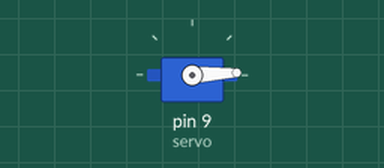
Simulated run of this sketch. Board: Arduino Uno, built with avr-gcc and run on an emulated ATmega328P. Shown: servo.

Above: at 0.05 s.
At 2.6 s:
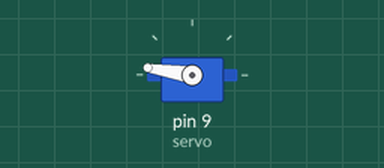
At 5.2 s:
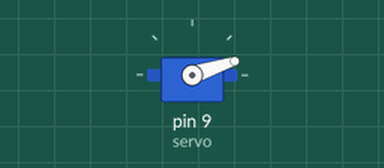
At 10.55 s:
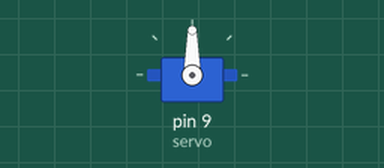
Timing chart, 0 to 13.8 s (numbered marks = the images above):
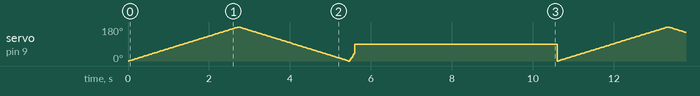

The sketch:

SERVO_SWEEP.ino
```cpp
#include <Servo.h>
Servo servo;

int pos = 0;

void setup() {
  servo.attach(9);
}

void loop() {
  for(pos = 0; pos <= 180; pos+=1){
    servo.write(pos);
    delay(15);
  }

  for(pos = 180; pos >= 0; pos-=1){
    servo.write(pos);
    delay(15);
  }

  play();
  delay(5000);
}

void play(){
    for(pos = 0; pos <= 45; pos+=1){
    servo.write(pos);
    delay(3);
  }
  servo.write(90);
}
```
